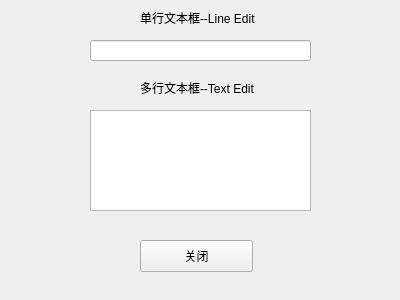
<?xml version="1.0" encoding="UTF-8"?>
<ui version="4.0">
 <class>MainWindow</class>
 <widget class="QMainWindow" name="MainWindow">
  <property name="geometry">
   <rect>
    <x>0</x>
    <y>0</y>
    <width>400</width>
    <height>300</height>
   </rect>
  </property>
  <property name="windowTitle">
   <string>MainWindow</string>
  </property>
  <widget class="QWidget" name="centralWidget">
   <widget class="QLabel" name="label">
    <property name="geometry">
     <rect>
      <x>140</x>
      <y>10</y>
      <width>141</width>
      <height>16</height>
     </rect>
    </property>
    <property name="text">
     <string>单行文本框--Line Edit</string>
    </property>
   </widget>
   <widget class="QLabel" name="label_2">
    <property name="geometry">
     <rect>
      <x>140</x>
      <y>80</y>
      <width>141</width>
      <height>16</height>
     </rect>
    </property>
    <property name="text">
     <string>多行文本框--Text Edit</string>
    </property>
   </widget>
   <widget class="QLineEdit" name="lineEdit">
    <property name="geometry">
     <rect>
      <x>90</x>
      <y>40</y>
      <width>221</width>
      <height>21</height>
     </rect>
    </property>
    <property name="toolTip">
     <string>&lt;html&gt;&lt;head/&gt;&lt;body&gt;&lt;p&gt;请输入内容&lt;/p&gt;&lt;/body&gt;&lt;/html&gt;</string>
    </property>
   </widget>
   <widget class="QTextEdit" name="textEdit">
    <property name="geometry">
     <rect>
      <x>90</x>
      <y>110</y>
      <width>221</width>
      <height>101</height>
     </rect>
    </property>
    <property name="readOnly">
     <bool>true</bool>
    </property>
    <property name="html">
     <string>&lt;!DOCTYPE HTML PUBLIC &quot;-//W3C//DTD HTML 4.0//EN&quot; &quot;http://www.w3.org/TR/REC-html40/strict.dtd&quot;&gt;
&lt;html&gt;&lt;head&gt;&lt;meta name=&quot;qrichtext&quot; content=&quot;1&quot; /&gt;&lt;style type=&quot;text/css&quot;&gt;
p, li { white-space: pre-wrap; }
&lt;/style&gt;&lt;/head&gt;&lt;body style=&quot; font-family:'.SF NS Text'; font-size:13pt; font-weight:400; font-style:normal;&quot;&gt;
&lt;p style=&quot;-qt-paragraph-type:empty; margin-top:0px; margin-bottom:0px; margin-left:0px; margin-right:0px; -qt-block-indent:0; text-indent:0px;&quot;&gt;&lt;br /&gt;&lt;/p&gt;&lt;/body&gt;&lt;/html&gt;</string>
    </property>
   </widget>
   <widget class="QPushButton" name="pushButton">
    <property name="geometry">
     <rect>
      <x>140</x>
      <y>240</y>
      <width>113</width>
      <height>32</height>
     </rect>
    </property>
    <property name="toolTip">
     <string comment="你好" extracomment="我是关闭"/>
    </property>
    <property name="text">
     <string>关闭</string>
    </property>
   </widget>
  </widget>
 </widget>
 <resources/>
 <connections>
  <connection>
   <sender>pushButton</sender>
   <signal>clicked()</signal>
   <receiver>MainWindow</receiver>
   <slot>close()</slot>
   <hints>
    <hint type="sourcelabel">
     <x>221</x>
     <y>253</y>
    </hint>
    <hint type="destinationlabel">
     <x>317</x>
     <y>239</y>
    </hint>
   </hints>
  </connection>
 </connections>
</ui>
